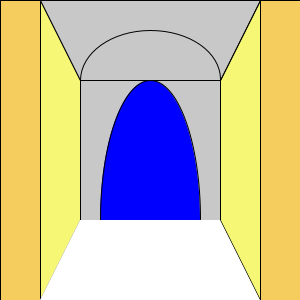
Frame 1 (no input)
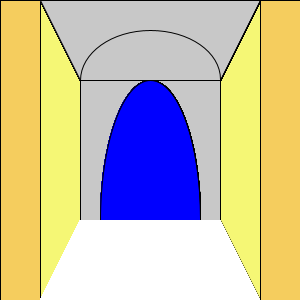
Frame 60 (the mouse pressed at the canvas centre just before this capture)
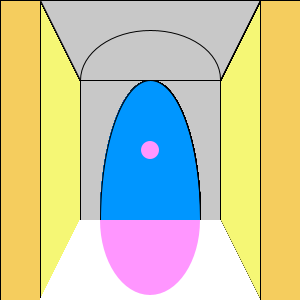
Frame 120 (the mouse held since frame 60 and released just before this capture)

The Processing sketch that drew these frames (run headless with seeded random() and noise(); from frame 60 on, the mouse is pressed at the canvas centre):

// Processing sketch: processing_35413
// ── processing_35413.pde

void setup () {
  size(300, 300);
  background(200);
  
  //creating interior walls 
  fill(245, 205, 94); 
  rect(0, 0, 40, 300);
  rect(260, 0, 40, 300);
  
  //another color for interior walls that run in perspective
  fill(245, 247, 117); 
  quad(40, 0, 40, 300, 80, 220, 80, 80); //perspective walls
  quad(260, 0, 260, 300, 220, 220, 220, 80);
}

 
void draw() {
  //controls the sky outside the arched doorway with the rise and set of the moon
  strokeWeight(1);
  stroke(0);
  fill(0, mouseY, 255);
  arc(150, 220, 100, 279, -PI, 0);

  //size and color of the moon, moves with the y-axis to mimic setting and rising
  fill(height, mouseY, height);
  noStroke();
  ellipse(150, mouseY, 18, 18); 

  // floor shape
  fill(255);
  quad(40, 300, 260, 300, 220, 220, 80, 220); 
  
  // barrel vaulted ceiling same as background and furthest wall
  strokeWeight(1);
  stroke(0);
  fill(200);
  quad(40, 0, 260, 0, 220, 80, 80, 80);
  arc(150, 80, 140, 100, -PI, 0); 

  //reflection on the floor moves with the mouseY
  noStroke();
  fill(height, mouseY, height);
  arc(150, 220, 100, mouseY, 0, PI); 
}
